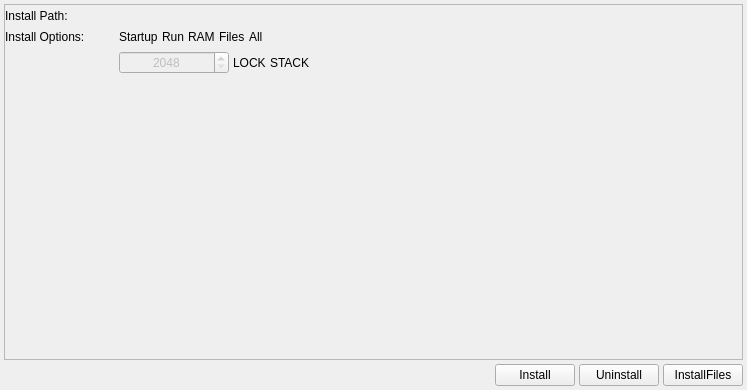
<?xml version="1.0" encoding="UTF-8"?>
<ui version="4.0">
 <class>CApplicationInstaller</class>
 <widget class="QWidget" name="CApplicationInstaller">
  <property name="geometry">
   <rect>
    <x>0</x>
    <y>0</y>
    <width>747</width>
    <height>390</height>
   </rect>
  </property>
  <property name="windowTitle">
   <string>Form</string>
  </property>
  <layout class="QVBoxLayout" name="verticalLayout">
   <property name="spacing">
    <number>4</number>
   </property>
   <property name="leftMargin">
    <number>4</number>
   </property>
   <property name="topMargin">
    <number>4</number>
   </property>
   <property name="rightMargin">
    <number>4</number>
   </property>
   <property name="bottomMargin">
    <number>4</number>
   </property>
   <item>
    <widget class="QScrollArea" name="scrollArea">
     <property name="widgetResizable">
      <bool>true</bool>
     </property>
     <widget class="QWidget" name="scrollAreaWidgetContents">
      <property name="geometry">
       <rect>
        <x>0</x>
        <y>0</y>
        <width>737</width>
        <height>344</height>
       </rect>
      </property>
      <layout class="QVBoxLayout" name="verticalLayout_2">
       <property name="spacing">
        <number>4</number>
       </property>
       <property name="leftMargin">
        <number>0</number>
       </property>
       <property name="topMargin">
        <number>0</number>
       </property>
       <property name="rightMargin">
        <number>0</number>
       </property>
       <property name="bottomMargin">
        <number>0</number>
       </property>
       <item>
        <widget class="CInstaller" name="installer" native="true"/>
       </item>
       <item>
        <layout class="QFormLayout" name="formLayout">
         <property name="fieldGrowthPolicy">
          <enum>QFormLayout::FieldsStayAtSizeHint</enum>
         </property>
         <property name="labelAlignment">
          <set>Qt::AlignLeading|Qt::AlignLeft|Qt::AlignVCenter</set>
         </property>
         <property name="formAlignment">
          <set>Qt::AlignLeading|Qt::AlignLeft|Qt::AlignTop</set>
         </property>
         <property name="horizontalSpacing">
          <number>-1</number>
         </property>
         <property name="verticalSpacing">
          <number>4</number>
         </property>
         <item row="0" column="0">
          <widget class="QLabel" name="installPathLabel">
           <property name="minimumSize">
            <size>
             <width>110</width>
             <height>0</height>
            </size>
           </property>
           <property name="lineWidth">
            <number>1</number>
           </property>
           <property name="text">
            <string>Install Path:</string>
           </property>
           <property name="margin">
            <number>0</number>
           </property>
          </widget>
         </item>
         <item row="0" column="1">
          <widget class="CLineEdit" name="installPath" native="true">
           <property name="minimumSize">
            <size>
             <width>300</width>
             <height>0</height>
            </size>
           </property>
           <property name="maximumSize">
            <size>
             <width>300</width>
             <height>16777215</height>
            </size>
           </property>
          </widget>
         </item>
         <item row="1" column="0">
          <widget class="QLabel" name="optionsLabel">
           <property name="minimumSize">
            <size>
             <width>110</width>
             <height>0</height>
            </size>
           </property>
           <property name="text">
            <string>Install Options:</string>
           </property>
          </widget>
         </item>
         <item row="1" column="1">
          <layout class="QHBoxLayout" name="optionsHorizontalLayout">
           <item>
            <widget class="CCheckbox" name="optionsStartupCheckBox">
             <property name="text">
              <string>Startup</string>
             </property>
            </widget>
           </item>
           <item>
            <widget class="CCheckbox" name="optionsRunCheckBox">
             <property name="text">
              <string>Run</string>
             </property>
            </widget>
           </item>
           <item>
            <widget class="CCheckbox" name="optionsRamCheckBox">
             <property name="text">
              <string>RAM</string>
             </property>
            </widget>
           </item>
           <item>
            <widget class="CCheckbox" name="optionsFilesCheckBox">
             <property name="text">
              <string>Files</string>
             </property>
            </widget>
           </item>
           <item>
            <widget class="CCheckbox" name="installAllCheckBox">
             <property name="text">
              <string>All</string>
             </property>
            </widget>
           </item>
           <item>
            <spacer name="horizontalSpacer_2">
             <property name="orientation">
              <enum>Qt::Horizontal</enum>
             </property>
             <property name="sizeHint" stdset="0">
              <size>
               <width>40</width>
               <height>20</height>
              </size>
             </property>
            </spacer>
           </item>
          </layout>
         </item>
         <item row="2" column="1">
          <layout class="QHBoxLayout" name="horizontalLayout">
           <item>
            <widget class="QSpinBox" name="dataSizeSpinBox">
             <property name="enabled">
              <bool>false</bool>
             </property>
             <property name="minimumSize">
              <size>
               <width>110</width>
               <height>0</height>
              </size>
             </property>
             <property name="alignment">
              <set>Qt::AlignCenter</set>
             </property>
             <property name="minimum">
              <number>2048</number>
             </property>
             <property name="maximum">
              <number>65536</number>
             </property>
             <property name="singleStep">
              <number>512</number>
             </property>
             <property name="value">
              <number>2048</number>
             </property>
            </widget>
           </item>
           <item>
            <widget class="CLock" name="dataSizeLockCheckBox">
             <property name="text">
              <string>LOCK</string>
             </property>
            </widget>
           </item>
           <item>
            <widget class="QLabel" name="stackLabel">
             <property name="text">
              <string>STACK</string>
             </property>
            </widget>
           </item>
           <item>
            <spacer name="horizontalSpacer_3">
             <property name="orientation">
              <enum>Qt::Horizontal</enum>
             </property>
             <property name="sizeHint" stdset="0">
              <size>
               <width>40</width>
               <height>20</height>
              </size>
             </property>
            </spacer>
           </item>
          </layout>
         </item>
        </layout>
       </item>
       <item>
        <spacer name="verticalSpacer">
         <property name="orientation">
          <enum>Qt::Vertical</enum>
         </property>
         <property name="sizeHint" stdset="0">
          <size>
           <width>20</width>
           <height>40</height>
          </size>
         </property>
        </spacer>
       </item>
      </layout>
     </widget>
    </widget>
   </item>
   <item>
    <layout class="QHBoxLayout" name="buttonLayout">
     <property name="topMargin">
      <number>0</number>
     </property>
     <item>
      <spacer name="horizontalSpacer">
       <property name="orientation">
        <enum>Qt::Horizontal</enum>
       </property>
       <property name="sizeHint" stdset="0">
        <size>
         <width>40</width>
         <height>20</height>
        </size>
       </property>
      </spacer>
     </item>
     <item>
      <widget class="QPushButton" name="installButton">
       <property name="sizePolicy">
        <sizepolicy hsizetype="Minimum" vsizetype="Fixed">
         <horstretch>0</horstretch>
         <verstretch>0</verstretch>
        </sizepolicy>
       </property>
       <property name="text">
        <string>Install</string>
       </property>
      </widget>
     </item>
     <item>
      <widget class="QPushButton" name="uninstallButton">
       <property name="sizePolicy">
        <sizepolicy hsizetype="Minimum" vsizetype="Fixed">
         <horstretch>0</horstretch>
         <verstretch>0</verstretch>
        </sizepolicy>
       </property>
       <property name="text">
        <string>Uninstall</string>
       </property>
      </widget>
     </item>
     <item>
      <widget class="QPushButton" name="filesInstallButton">
       <property name="text">
        <string>InstallFiles</string>
       </property>
      </widget>
     </item>
    </layout>
   </item>
  </layout>
 </widget>
 <customwidgets>
  <customwidget>
   <class>CLineEdit</class>
   <extends>QWidget</extends>
   <header>CSdk/CLineEdit.h</header>
   <container>1</container>
  </customwidget>
  <customwidget>
   <class>CCheckbox</class>
   <extends>QLabel</extends>
   <header>CSdk/CCheckbox.h</header>
  </customwidget>
  <customwidget>
   <class>CInstaller</class>
   <extends>QWidget</extends>
   <header>CSdk/CInstaller.h</header>
   <container>1</container>
  </customwidget>
  <customwidget>
   <class>CLock</class>
   <extends>QLabel</extends>
   <header>CSdk/clock.h</header>
  </customwidget>
 </customwidgets>
 <resources/>
 <connections/>
</ui>
